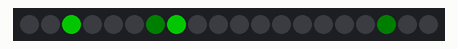
Simulated run of this sketch. Board: Arduino Uno, built with avr-gcc and run on an emulated ATmega328P. Shown: 20 RGB LEDs in strip order, left to right. Dim RGB values are drawn brighter than linear; colours are those a GRB WS2812 strip shows for the declared byte order; what the sketch prints to the serial monitor is not drawn.

Above: at 0.16 s.
At 3.95 s:
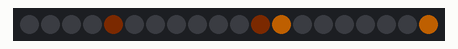
At 9.41 s:
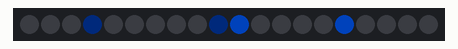
At 18.65 s:
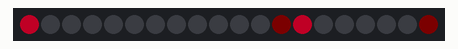
At 27.91 s:
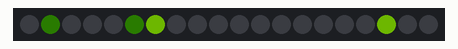
At 37.16 s:
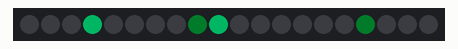

The sketch:

ico_spin.ino
```cpp
//#define FASTLED_ALLOW_INTERRUPTS 0
#include "FastLED.h"

// How many leds in your strip?
#define NUM_LEDS 20

// For led chips like Neopixels, which have a data line, ground, and power, you just
// need to define DATA_PIN.  For led chipsets that are SPI based (four wires - data, clock,
// ground, and power), like the LPD8806, define both DATA_PIN and CLOCK_PIN
#define DATA_PIN 7
//#define CLOCK_PIN 13

// Define the array of leds
CRGB leds[NUM_LEDS];
int order[20]= {0, 1, 2, 3, 4, 11, 12, 13, 14, 5, 6, 7, 8, 9, 10, 15, 18, 19, 17, 16};
int spin_order[10][2] = { {1,5}, {6,17}, {2,7}, {8,16}, {3,9}, {10,15}, {4,11}, {12,19}, {0,13}, {14,18} };
uint8_t this_delay = 50;
uint8_t fade_val = 12;
uint8_t max_bright = 100;
uint8_t this_index = 0;
uint8_t hue = 0;

void setup() {
  Serial.begin(57600);
  Serial.println("resetting");
  LEDS.addLeds<WS2812,DATA_PIN,RGB>(leds,NUM_LEDS);
  LEDS.setBrightness(max_bright);
}

void fadeall() { for(int i = 0; i < NUM_LEDS; i++) { leds[i].nscale8(fade_val); } }

void spin() {
      fadeall();
      leds[spin_order[this_index][0]] = CHSV(hue, 255, 255);
      leds[spin_order[this_index][1]] = CHSV(hue, 255, 255);
      hue++;
      this_index=(this_index + 1)%(NUM_LEDS/2);
  }

void loop() {
    EVERY_N_MILLIS_I(this_timer, this_delay){
      this_timer.setPeriod(this_delay);
      spin();
    }
    FastLED.show();
  }
```
